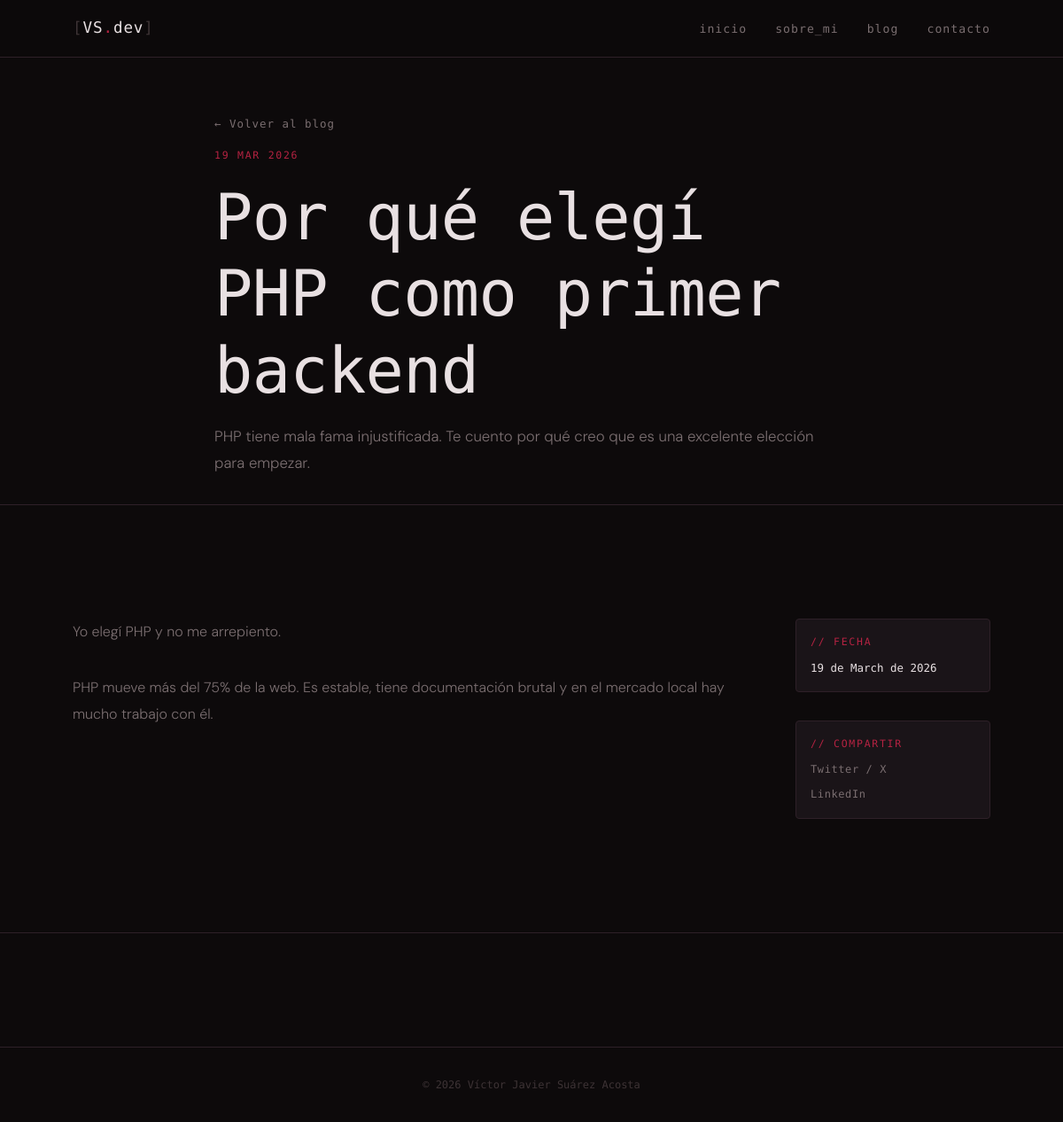
The page /post.php?slug=por-que-php on the database its author committed.
### tables this page shows
CREATE TABLE IF NOT EXISTS posts (
  id            INT UNSIGNED     NOT NULL AUTO_INCREMENT,
  titulo        VARCHAR(255)     NOT NULL,
  slug          VARCHAR(255)     NOT NULL UNIQUE,
  resumen       TEXT             NOT NULL,
  contenido     LONGTEXT         NOT NULL,
  imagen_portada VARCHAR(255)    DEFAULT NULL,
  publicado     TINYINT(1)       NOT NULL DEFAULT 0,
  tipo          ENUM('texto','imagen','video') NOT NULL DEFAULT 'texto',
  imagen        VARCHAR(255)     DEFAULT NULL,
  video         VARCHAR(255)     DEFAULT NULL,
  miniatura     VARCHAR(255)     DEFAULT NULL,
  creado_en     DATETIME         NOT NULL DEFAULT CURRENT_TIMESTAMP,
  actualizado_en DATETIME        NOT NULL DEFAULT CURRENT_TIMESTAMP
                                 ON UPDATE CURRENT_TIMESTAMP,
  PRIMARY KEY (id),
  INDEX idx_slug      (slug),
  INDEX idx_publicado (publicado),
  INDEX idx_creado_en (creado_en)
);

### post.php (the view, shortened to what this page needs)
<?php
$bd = conectarBD();
$slug = trim($_GET['slug'] ?? '');
$stmt = $bd->prepare(
  "SELECT * FROM posts WHERE slug = ? AND publicado = 1"
);
$stmt->bind_param('s', $slug);
$stmt->execute();
$post = $stmt->get_result()->fetch_assoc();
include 'includes/header.php';
?>
<section class="post-header">
  <div class="contenedor post-header__contenido">
    <a href="<?= BASE_URL ?>/blog.php" class="post-header__volver">
      ← Volver al blog
    </a>
    <div class="post-header__meta">
      <span class="etiqueta">
        <?= date('d M Y', strtotime($post['creado_en'])) ?>
      </span>
    </div>
    <h1 class="post-header__titulo">
      <?= htmlspecialchars($post['titulo']) ?>
    </h1>
    <p class="post-header__resumen">
      <?= htmlspecialchars($post['resumen']) ?>
    </p>
  </div>
</section>
<article class="post-articulo">
  <div class="contenedor post-articulo__grid">
    <div class="post-cuerpo">
      <?= $post['contenido'] ?>
    </div>
    <aside class="post-sidebar">
      <div class="post-sidebar__bloque">
        <span class="etiqueta">// fecha</span>
        <p><?= date('d \d\e F \d\e Y', strtotime($post['creado_en'])) ?></p>
      </div>
      <div class="post-sidebar__bloque">
        <span class="etiqueta">// compartir</span>
        <div class="post-sidebar__compartir">
          <a href="https://twitter.com/intent/tweet?text=<?= urlencode($post['titulo']) ?>&url=<?= urlencode('http://localhost' . BASE_URL . '/post.php?slug=' . $post['slug']) ?>"
            target="_blank" rel="noopener" class="post-sidebar__red">
            Twitter / X
          </a>
          <a href="https://www.linkedin.com/sharing/share-offsite/?url=<?= urlencode('http://localhost' . BASE_URL . '/post.php?slug=' . $post['slug']) ?>"
            target="_blank" rel="noopener" class="post-sidebar__red">
            LinkedIn
          </a>
        </div>
      </div>
    </aside>
  </div>
</article>
<nav class="post-nav">
</nav>
<?php include 'includes/footer.php'; ?>

### assets/css/style.css (style rules this page uses)
:root { --color-fondo: #0d0a0b; --color-fondo-alt: #131013; --color-superficie: #1a1418; --color-borde: #2e2028; --color-acento: #8b1a2f; --color-acento-claro: #b52342; --color-acento-oscuro: #5c1020; --color-brillo: rgba(139, 26, 47, 0.35); --color-texto: #e8e0e2; --color-texto-suave: #7a6e70; --color-texto-tenue: #3d3335; --fuente-mono: 'Share Tech Mono', monospace; --fuente-cuerpo: 'DM Sans', sans-serif; --espacio-xs: 0.25rem; --espacio-sm: 0.5rem; --espacio-md: 1rem; --espacio-lg: 2rem; --espacio-xl: 4rem; --espacio-2xl: 8rem; --radio: 4px; --transicion: 200ms ease; --ancho-maximo: 1100px; }
*, *::before, *::after { box-sizing: border-box; margin: 0; padding: 0; }
html { scroll-behavior: smooth; font-size: 16px; }
body { background-color: var(--color-fondo); color: var(--color-texto); font-family: var(--fuente-cuerpo); font-weight: 300; line-height: 1.7; min-height: 100vh; -webkit-font-smoothing: antialiased; }
a { color: inherit; text-decoration: none; }
h1, h2, h3, h4 { font-family: var(--fuente-mono); font-weight: 400; line-height: 1.2; letter-spacing: -0.01em; }
h1 { font-size: clamp(2.2rem, 6vw, 4.5rem); }
p { max-width: 65ch; color: var(--color-texto-suave); }
.etiqueta { font-family: var(--fuente-mono); font-size: 0.72rem; letter-spacing: 0.15em; text-transform: uppercase; color: var(--color-acento-claro); }
.contenedor { width: 100%; max-width: var(--ancho-maximo); margin-inline: auto; padding-inline: var(--espacio-lg); }
.post-header { padding-block: var(--espacio-xl) var(--espacio-lg); border-bottom: 1px solid var(--color-borde); }
.post-header__contenido { display: flex; flex-direction: column; gap: var(--espacio-md); max-width: 780px; }
.post-header__volver { font-family: var(--fuente-mono); font-size: 0.78rem; letter-spacing: 0.08em; color: var(--color-texto-suave); transition: color var(--transicion); width: fit-content; }
.post-header__meta { display: flex; align-items: center; gap: var(--espacio-sm); }
.post-header__titulo { color: var(--color-texto); max-width: 18ch; }
.post-header__resumen { font-size: 1.05rem; max-width: 60ch; line-height: 1.8; }
.post-articulo { padding-block: var(--espacio-2xl); }
.post-articulo__grid { display: grid; grid-template-columns: 1fr 220px; gap: var(--espacio-xl); align-items: start; }
.post-cuerpo { font-size: 1rem; line-height: 1.9; color: var(--color-texto-suave); max-width: 70ch; }
.post-cuerpo p { margin-bottom: var(--espacio-lg); max-width: none; color: inherit; }
.post-sidebar { position: sticky; top: 84px; display: flex; flex-direction: column; gap: var(--espacio-lg); }
.post-sidebar__bloque { background: var(--color-superficie); border: 1px solid var(--color-borde); border-radius: var(--radio); padding: var(--espacio-md); display: flex; flex-direction: column; gap: var(--espacio-sm); }
.post-sidebar__bloque p { font-family: var(--fuente-mono); font-size: 0.78rem; color: var(--color-texto); max-width: none; }
.post-sidebar__compartir { display: flex; flex-direction: column; gap: var(--espacio-sm); }
.post-sidebar__red { font-family: var(--fuente-mono); font-size: 0.75rem; color: var(--color-texto-suave); transition: color var(--transicion); letter-spacing: 0.05em; }
.post-nav { border-top: 1px solid var(--color-borde); padding-block: var(--espacio-xl); }

### rows shown on the page
posts: creado_en "19 MAR 2026", titulo "Por qué elegí PHP como primer backend", resumen "PHP tiene mala fama injustificada. Te cuento por qué creo que es una excelente elección para empezar.", contenido "Yo elegí PHP y no me arrepiento. PHP mueve más del 75% de la web. Es estable, tiene documentación brutal y en el mercado local hay mucho trabajo con él.", creado_en "19 de March de 2026"
